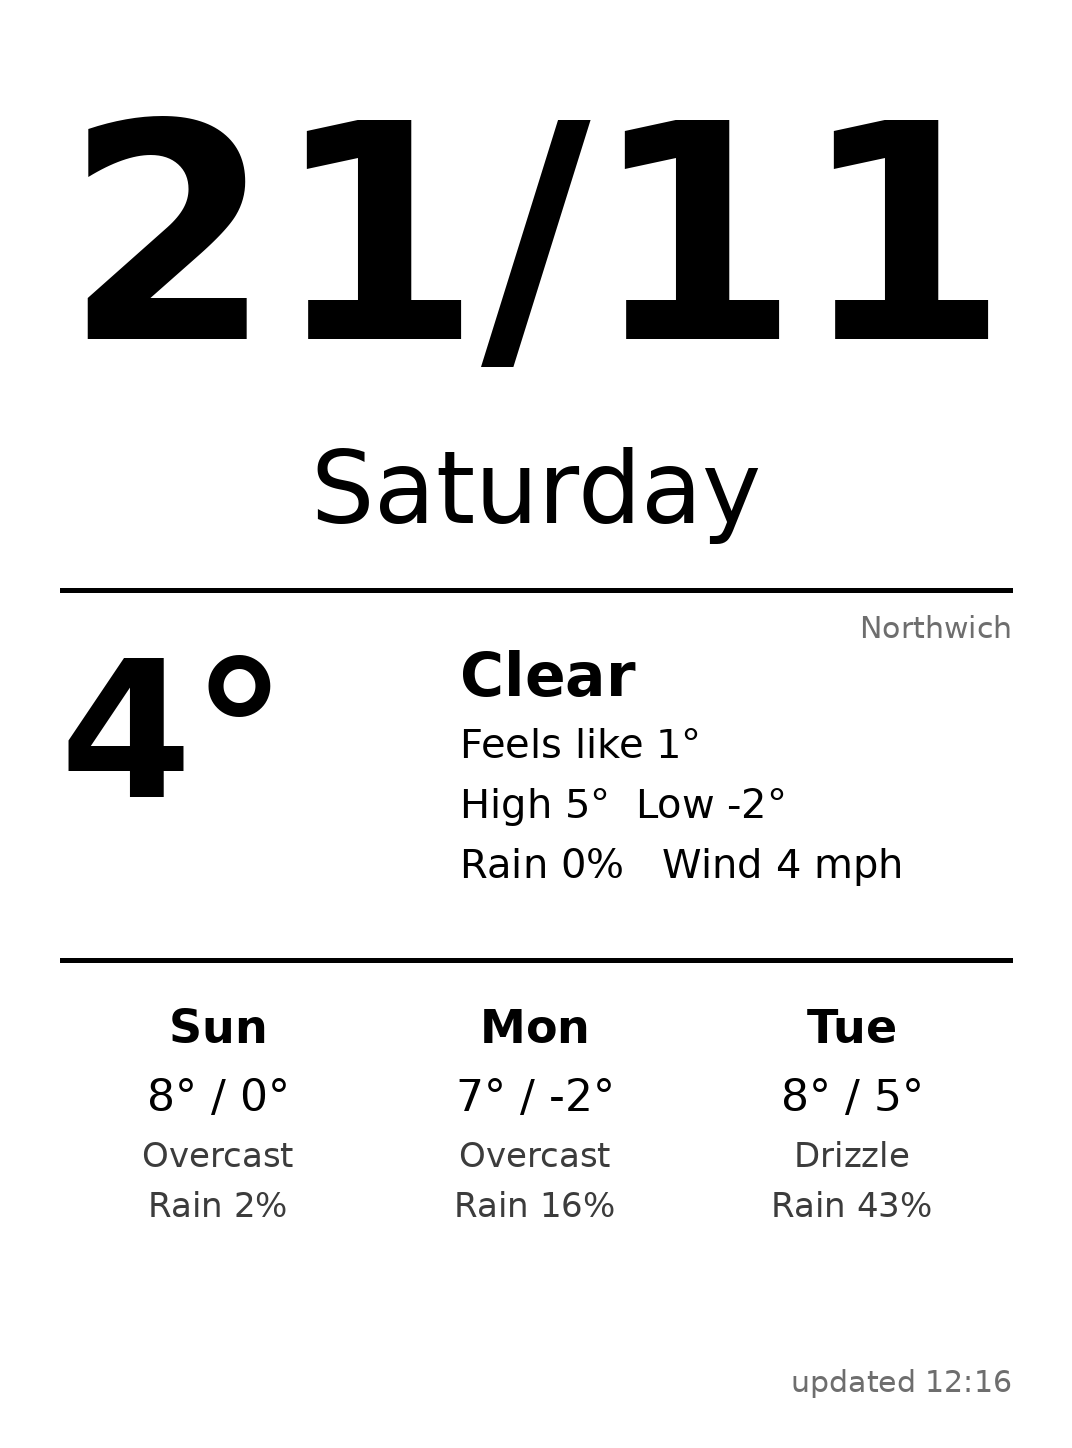

The Python source for this figure:
#!/usr/bin/env python3
"""Simple Kindle Paperwhite dashboard: date (DD/MM) and weather for Northwich.

Writes a 1072x1448 8-bit grayscale PNG. Weather is from Open-Meteo (free, no key).
  python dashboard.py          # live weather
  python dashboard.py --demo   # fake weather, for testing the layout
"""
import datetime as dt
import os
import sys
from zoneinfo import ZoneInfo

from PIL import Image, ImageDraw, ImageFont

W, H = 1072, 1448
TZ = ZoneInfo("Europe/London")
LAT, LON, PLACE = 53.2594, -2.5181, "Northwich"
OUT = os.environ.get("OUT_FILE", "dashboard.png")
FONT_DIR = "/usr/share/fonts/truetype/dejavu/"


def font(size, bold=False):
    try:
        return ImageFont.truetype(FONT_DIR + ("DejaVuSans-Bold.ttf" if bold else "DejaVuSans.ttf"), size)
    except OSError:
        return ImageFont.load_default()


WMO = {0: "Clear", 1: "Mostly clear", 2: "Partly cloudy", 3: "Overcast", 45: "Fog", 48: "Fog",
       51: "Light drizzle", 53: "Drizzle", 55: "Heavy drizzle", 61: "Light rain", 63: "Rain",
       65: "Heavy rain", 66: "Freezing rain", 67: "Freezing rain", 71: "Light snow", 73: "Snow",
       75: "Heavy snow", 77: "Snow grains", 80: "Showers", 81: "Showers", 82: "Heavy showers",
       85: "Snow showers", 86: "Snow showers", 95: "Thunderstorm", 96: "Thunderstorm", 99: "Thunderstorm"}


def get_weather(demo=False):
    if demo:
        return {"temp": 7, "feels": 4, "code": 61, "wind": 14, "hi": 9, "lo": 3, "pop": 70,
                "days": [("Sun", 8, 3, 61, 70), ("Mon", 10, 5, 3, 20), ("Tue", 9, 4, 2, 10)]}
    import requests
    r = requests.get("https://api.open-meteo.com/v1/forecast", params={
        "latitude": LAT, "longitude": LON, "timezone": "Europe/London", "wind_speed_unit": "mph",
        "current": "temperature_2m,apparent_temperature,weather_code,wind_speed_10m",
        "daily": "weather_code,temperature_2m_max,temperature_2m_min,precipitation_probability_max",
        "forecast_days": 4}, timeout=30)
    r.raise_for_status()
    j = r.json()
    c, d = j["current"], j["daily"]
    days = [(dt.date.fromisoformat(d["time"][i]).strftime("%a"), round(d["temperature_2m_max"][i]),
             round(d["temperature_2m_min"][i]), d["weather_code"][i],
             d["precipitation_probability_max"][i] or 0) for i in range(1, 4)]
    return {"temp": round(c["temperature_2m"]), "feels": round(c["apparent_temperature"]),
            "code": c["weather_code"], "wind": round(c["wind_speed_10m"]),
            "hi": round(d["temperature_2m_max"][0]), "lo": round(d["temperature_2m_min"][0]),
            "pop": d["precipitation_probability_max"][0] or 0, "days": days}


def render(now, w):
    img = Image.new("L", (W, H), 255)
    d = ImageDraw.Draw(img)
    pad = 60
    # date only (no clock: e-ink refreshes too rarely for the time to be right)
    d.text((W // 2, 60), now.strftime("%d/%m"), font=font(300, True), fill=0, anchor="ma")
    d.text((W // 2, 430), now.strftime("%A"), font=font(100), fill=0, anchor="ma")
    d.line((pad, 590, W - pad, 590), fill=0, width=5)
    # weather now
    d.text((pad, 620), f"{w['temp']}°", font=font(190, True), fill=0)
    d.text((pad + 400, 640), WMO.get(w["code"], "—"), font=font(60, True), fill=0)
    d.text((pad + 400, 720), f"Feels like {w['feels']}°", font=font(40), fill=0)
    d.text((pad + 400, 780), f"High {w['hi']}°  Low {w['lo']}°", font=font(40), fill=0)
    d.text((pad + 400, 840), f"Rain {w['pop']}%   Wind {w['wind']} mph", font=font(40), fill=0)
    d.text((W - pad, 610), PLACE, font=font(30), fill=110, anchor="ra")
    d.line((pad, 960, W - pad, 960), fill=0, width=5)
    # next 3 days
    colw = (W - 2 * pad) // 3
    for i, (day, hi, lo, code, pop) in enumerate(w["days"]):
        cx = pad + i * colw + colw // 2
        d.text((cx, 1000), day, font=font(46, True), fill=0, anchor="ma")
        d.text((cx, 1070), f"{hi}° / {lo}°", font=font(44), fill=0, anchor="ma")
        d.text((cx, 1135), WMO.get(code, ""), font=font(34), fill=60, anchor="ma")
        d.text((cx, 1185), f"Rain {pop}%", font=font(34), fill=60, anchor="ma")
    return img


def main():
    now = dt.datetime.now(TZ)
    img = render(now, get_weather("--demo" in sys.argv))
    img.save(OUT, "PNG", optimize=True)
    print("wrote", OUT, img.size, img.mode)


if __name__ == "__main__":
    main()
